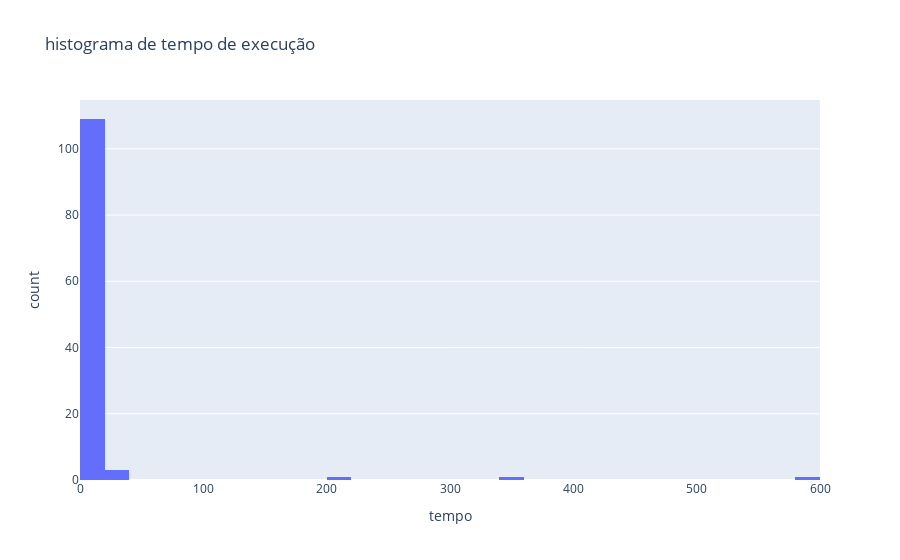

Notebook cell for this chart:
### Code cell
fig = px.histogram(validas, x="tempo",title="histograma de tempo de execução")
fig.show()

### Figure 1 — Plotly figure (JSON) as saved in the notebook; plotly's stock layout.template omitted (floating-point values rounded to 4 significant figures)
{"data": [{"alignmentgroup": "True", "bingroup": "x", "hovertemplate": "tempo=%{x}<br>count=%{y}<extra></extra>", "legendgroup": "", "marker": {"color": "#636efa", "pattern": {"shape": ""}}, "name": "", "offsetgroup": "", "orientation": "v", "showlegend": false, "type": "histogram", "x": [1.986, 3.402, 2.788, 2.75, 0.7951, 0.5799, 2.466, 0.6326, 0.5889, 3.092, 0.8333, 14.27, 344.8, 0.6862, 3.232, 5.3, 3.26, 5.944, 0.5831, 4.251, 1.358, 0.636, 21.46, 0.767, 2.775, 0.8692, 3.647, 0.7718, 1.128, 3.026, 4.218, 2.208, 0.8849, 1.432, 4.183, 0.6751, 0.7224, 4.426, 0.7477, 1.868, 0.8961, 4.169, 0.7313, 3.226, 21.88, 3.907, 0.69, 5.118, 1.601, 0.9146, 0.8539, 6.599, 0.5895, 2.23, 2.023, 3.363, 583.8, 1.105, 0.7841, 4.351, 1.785, 0.6503, 2.05, 0.6253, 0.9808, 2.895, 2.838, 2.368, 0.8216, 2.486, 214.6, 0.829, 0.6518, 0.6856, 0.9588, 24.67, 3.576, 3.045, 1.684, 1.712, 1.085, 3.115, 0.82, 1.305, 0.8223, 1.231, 0.6309, 3.779, 1.367, 2.436, 0.9969, 2.997, 1.27, 1.098, 3.545, 0.934, 6.199, 0.7056, 1.59, 1.164, 10.16, 0.9155, 1.17, 0.807, 0.6528, 1.55, 0.5831, 0.6206, 0.5567, 0.6506, 0.5474, 0.5793, 4.829, 0.6652, 3.193], "xaxis": "x", "yaxis": "y"}], "layout": {"barmode": "relative", "legend": {"tracegroupgap": 0}, "title": {"text": "histograma de tempo de execução"}, "xaxis": {"anchor": "y", "domain": [0, 1], "title": {"text": "tempo"}}, "yaxis": {"anchor": "x", "domain": [0, 1], "title": {"text": "count"}}}}
